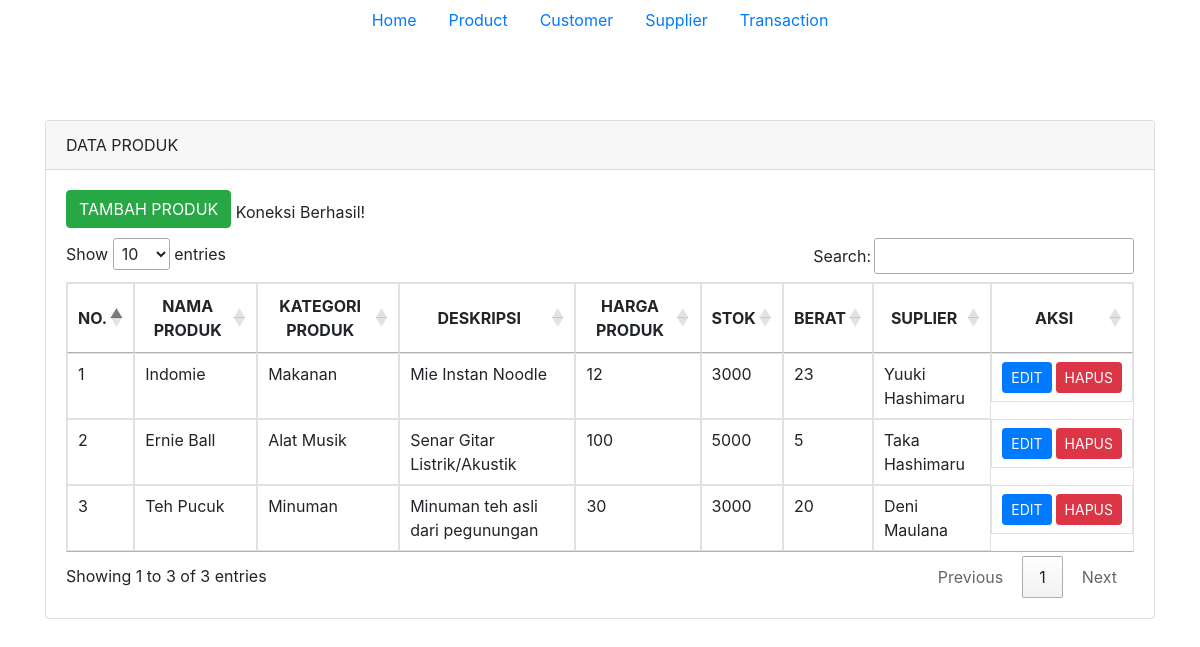
The page /product.php on the database its author committed.
### tables this page shows
CREATE TABLE `product` (
  `id` int NOT NULL AUTO_INCREMENT,
  `product_name` varchar(100) DEFAULT NULL,
  `category` varchar(100) DEFAULT NULL,
  `long_description` varchar(100) DEFAULT NULL,
  `stock` int DEFAULT NULL,
  `product_price` varchar(100) DEFAULT NULL,
  `supplier` varchar(255) DEFAULT NULL,
  `height` int DEFAULT NULL,
  PRIMARY KEY (`id`)
);

### product.php (the view, shortened to what this page needs)
<!doctype html>
<html lang="en">
  <head>
    <link rel="stylesheet" href="https://stackpath.bootstrapcdn.com/bootstrap/4.4.1/css/bootstrap.min.css">
    <link rel="stylesheet" href="//cdn.datatables.net/1.10.20/css/jquery.dataTables.min.css">
  </head>
  <body>
  <ul class="nav justify-content-center">
  <li class="nav-item">
    <a class="nav-link active" href="index.php">Home</a>
  </li>
  <li class="nav-item">
    <a class="nav-link" href="product.php">Product</a>
  </li>
  <li class="nav-item">
    <a class="nav-link" href="customer.php">Customer</a>
  </li>
  <li class="nav-item">
    <a class="nav-link " href="supplier.php">Supplier</a>
  </li>
  <li class="nav-item">
    <a class="nav-link " href="transaction.php">Transaction</a>
  </li>
</ul>
    <div class="container" style="margin-top: 80px">
      <div class="row">
        <div class="col-md-12">
          <div class="card">
            <div class="card-header">
              DATA PRODUK
            </div>
            <div class="card-body">
              <a href="add-product.php" class="btn btn-md btn-success" style="margin-bottom: 10px">TAMBAH PRODUK</a>
              <table class="table table-bordered" id="myTable">
                <thead>
                  <tr>
                    <th class="text-center align-middle" scope="col">NO.</th>
                    <th class="text-center align-middle" scope="col">NAMA PRODUK</th>
                    <th class="text-center align-middle" scope="col">KATEGORI PRODUK</th>
                    <th class="text-center align-middle" scope="col">DESKRIPSI</th>
                    <th class="text-center align-middle" scope="col">HARGA PRODUK</th>
                    <th class="text-center align-middle" scope="col">STOK</th>
                    <th class="text-center align-middle" scope="col">BERAT</th>
                    <th class="text-center align-middle" scope="col">SUPLIER</th>
                    <th class="text-center align-middle" scope="col">AKSI</th>
                  </tr>
                </thead>
                <tbody>
                  <?php
                      include('koneksi.php');
                      $no = 1;
                      $query = mysqli_query($connection,"SELECT * FROM product");
                      while($row = mysqli_fetch_array($query)){
                  ?>
                  <tr>
                      <td><?php echo $no++ ?></td>
                      <td><?php echo $row['product_name'] ?></td>
                      <td><?php echo $row['category'] ?></td>
                      <td><?php echo $row['long_description'] ?></td>
                      <td><?php echo $row['stock'] ?></td>
                      <td><?php echo $row['product_price'] ?></td>
                      <td><?php echo $row['height'] ?></td>
                      <td><?php echo $row['supplier'] ?></td>
                      <td class="d-flex justify-content-around">
                        <a href="edit-product.php?id=<?php echo $row['id'] ?>" class="btn btn-sm btn-primary mr-1">EDIT</a>
                        <a href="remove-product.php?id=<?php echo $row['id'] ?>" class="btn btn-sm btn-danger">HAPUS</a>
                      </td>
                  </tr>
                <?php } ?>
                </tbody>
              </table>
            </div>
          </div>
      </div>
    </div>
  </body>
</html>

### rows shown on the page
product: product_name "Indomie", category "Makanan", long_description "Mie Instan Noodle", stock "12", product_price "3000", height "23", supplier "Yuuki Hashimaru"
product: product_name "Ernie Ball", category "Alat Musik", long_description "Senar Gitar Listrik/Akustik", stock "100", product_price "5000", height "5", supplier "Taka Hashimaru"
product: product_name "Teh Pucuk", category "Minuman", long_description "Minuman teh asli dari pegunungan", stock "30", product_price "3000", height "20", supplier "Deni Maulana"
